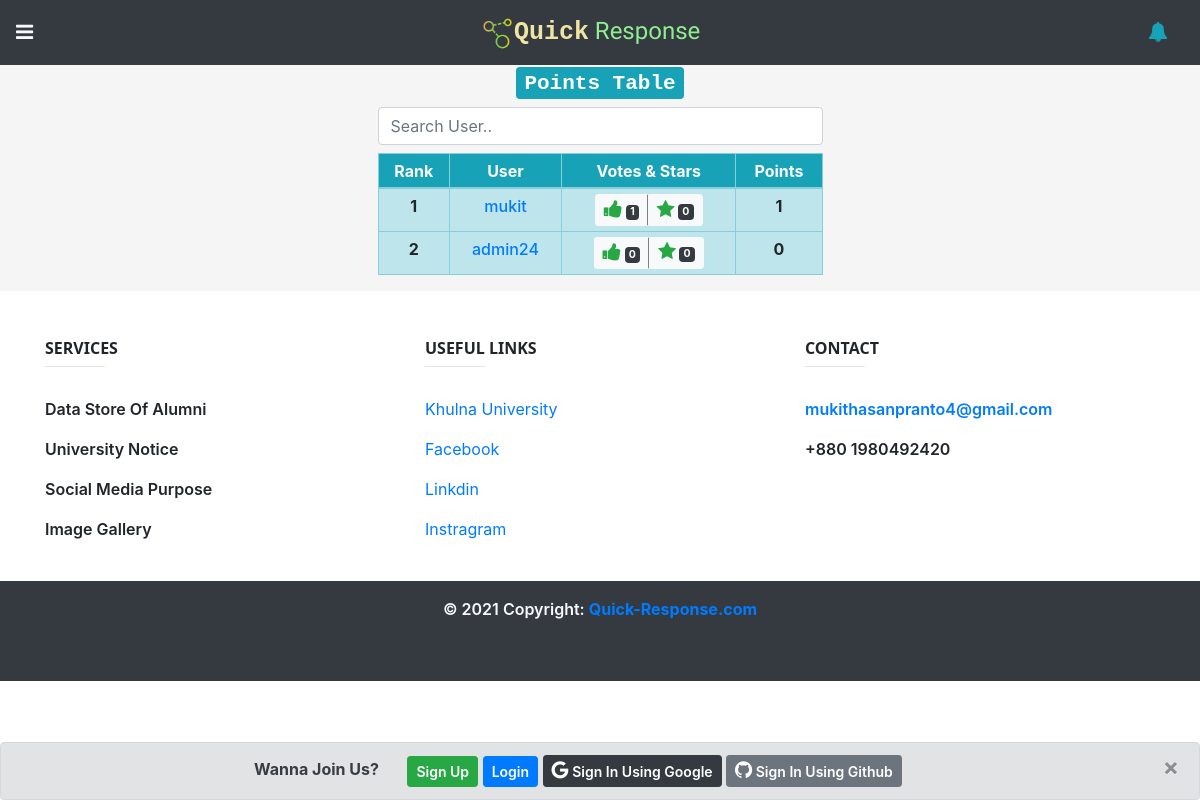
The page /points/ on the database as committed earlier.
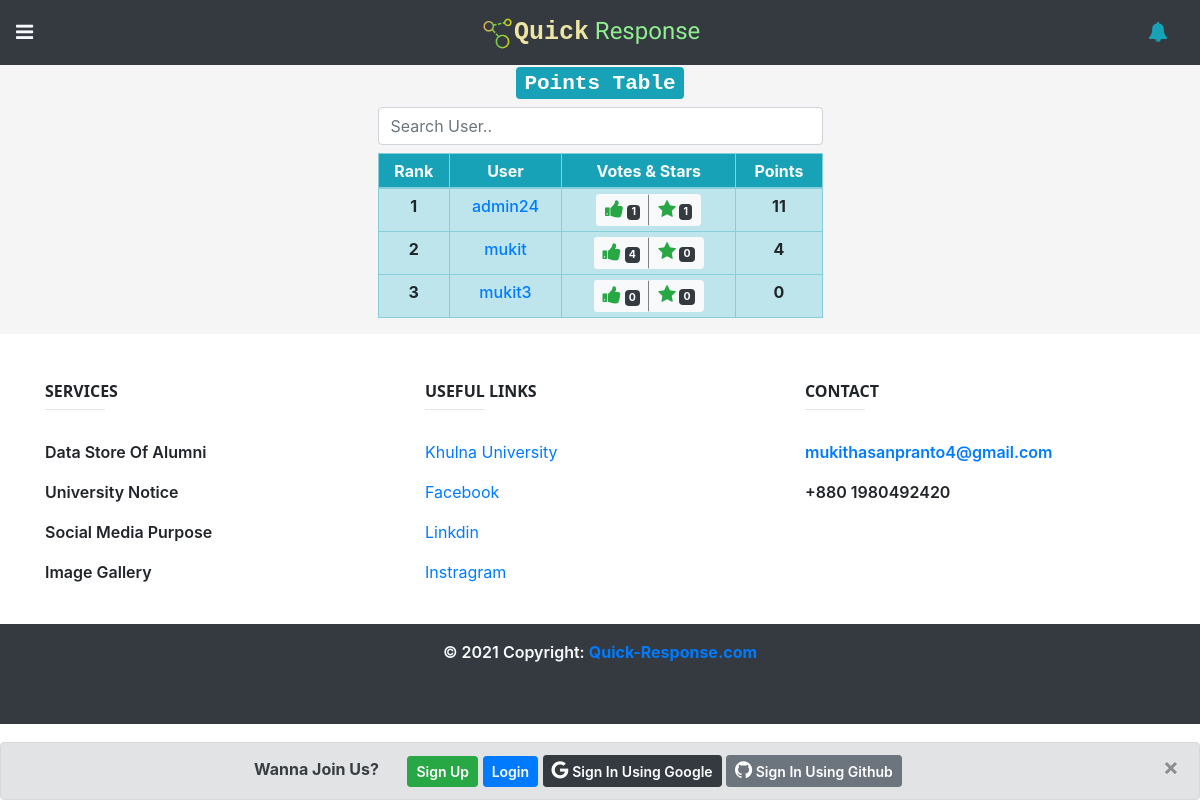
The same page on the database as committed later.
### home/models.py (models this page shows, shortened)
class Profile(models.Model):
    full_name = models.CharField(max_length=255)
    profile_picture = models.FileField(upload_to='uploads/')
    batch = models.CharField(max_length=50)
    student_id = models.CharField(max_length=50)
    address = models.CharField(max_length=100,blank=True)
    mobile = models.CharField(max_length=60,blank=True)
    facebook = models.URLField(max_length=60,blank=True)
    total_points = models.IntegerField(default=0)
    user = models.OneToOneField(settings.AUTH_USER_MODEL, on_delete=models.CASCADE,related_name="profile")

### problems/models.py (models this page shows, shortened)
class Solution(models.Model):
    author = models.ForeignKey(settings.AUTH_USER_MODEL,on_delete=models.CASCADE)
    s_body = RichTextUploadingField()
    created_on = models.DateTimeField(default=datetime.now)
    last_modified = models.DateTimeField(default=datetime.now)
    vote = models.IntegerField(default=0)
    best_answer = models.BooleanField(default=False)
    problem = models.ForeignKey('Problem', on_delete=models.CASCADE)

### home/views.py (the view)
# urls.py: path('points/',points_table,name='points'),
def points_table(request):
    profiles = Profile.objects.all().order_by('-total_points')
    context = {
        'profiles':profiles,
    }
    return render(request,'home/points.html',context)

### home/templatetags/custom_tags.py (called while the page is built)
def point_rank(points):
    profiles = Profile.objects.all().order_by('-total_points')
    for i in range(1,len(profiles)+1):
        if profiles[i-1].total_points == points:
            return i

def vote_count(user):
    voter = Solution.objects.filter(author=user)
    total_vote = 0
    for v in voter:
        total_vote+=v.vote
    return total_vote

def star_count(user):
    best_answer = Solution.objects.filter(Q(author=user) & Q(best_answer=True)).count()
    print('yo')
    return best_answer

### templates/home/points.html (shortened to what this page needs)
{% extends "base.html" %}
{% load static %}
{% block content %}
{% load custom_tags %}
<div style="background-color: whitesmoke;">
<div class="container">
    <h3 class="text-center"><span class="badge badge-info">Points Table</span></h3>
    <div class="row justify-content-center">
        <div class="col-lg-5">
            <input class="form-control mb-2" id="myInput" type="text" placeholder="Search User..">
            <div class="table-responsive">
                <table class="table table-bordered table-info table-sm">
                  <thead class="bg-info text-light">
                    <tr class="text-center">
                      <th>Rank</th>
                      <th>User</th>
                      <th>Votes & Stars</th>
                      <th>Points</th>
                    </tr>
                  </thead>
                  <tbody class="text-center" id="myTable">
                      {% for profile in profiles %}
                      <tr>
                          <td class="font-weight-bold">{{profile.total_points|point_rank}}</td>
                          <td id="user_td"><a href="{% url 'profile_view' profile.user.id %}" style="font-weight: 500;">{{profile.user.username}}</a></td>
                          <td>
                            <div class="btn-group btn-group-sm">
                                {% if profile.user|vote_count > -1 %}
                                <button type="button" class="btn btn-light" style="border-right: 2px grey solid;" data-toggle="tooltip" title="Net Vote"><i
                                    class="fa fa-thumbs-up text-success" style="font-size: 20px;"></i> <span class="badge badge-dark">{{profile.user|vote_count}}</span></button>
                                {% else %}
                                <button type="button" class="btn btn-light" style="border-right: 2px grey solid;" data-toggle="tooltip" title="Net Vote"><i
                                    class="fa fa-thumbs-down text-danger" style="font-size: 20px;"></i> <span class="badge badge-dark">{{profile.user|vote_count}}</span></button>
                                {% endif %}
                                <button type="button" class="btn btn-light" data-toggle="tooltip" title="Best Answer"><i
                                    class="fa fa-star text-success" style="font-size: 19px;"></i> <span class="badge badge-dark">{{profile.user|star_count}}</span></button>
                              </div>
                          </td>
                          <td class="font-weight-bold">{{profile.total_points}}</td>
                      </tr>
                      {% endfor %}
                  </tbody>
                </table>
              </div>
        </div>
    </div>
</div>
</div>
{% endblock %}

### templates/base.html (shortened to what this page needs)
<!DOCTYPE html>
<html lang="en">
{% load static %} {% load socialaccount %}
{% load notifications_tags %}
<head>
  <link rel="stylesheet" href="https://maxcdn.bootstrapcdn.com/bootstrap/4.5.2/css/bootstrap.min.css" />
  <link rel="stylesheet" href="https://cdnjs.cloudflare.com/ajax/libs/font-awesome/4.7.0/css/font-awesome.min.css" />
  <link rel="stylesheet" href="{% static 'style.css' %}" />
  <link rel="stylesheet" href="{% static 'owl.carousel.min.css' %}" />
</head>
<body>
  <nav class="navbar navbar-expand-sm bg-dark navbar-dark sticky-top">
    <ul class="navbar-nav mr-auto">
      <li class="nav-item">
        <a class="navbar-brand text-light" href="#" data-toggle="tooltip" title="Menu" id="menu_btn"><i
            class="fa fa-reorder" id="menu_icon"></i></a>
      </li>
    </ul>
    <ul class="navbar-nav m-auto">
      <li class="nav-item">
        <a class="navbar-brand" href="{% url 'home_view' %}"><img
            src="{% static 'images/logo.png' %}" alt="Logo" /><span class="nav-title" style="
                color: rgb(238, 228, 163);
                font-family: 'Courier New', Courier, monospace;
              " >Quick</span><span class="nav-title-1" style="color: lightgreen; font-family: var(--font-2);">
            Response</span></a>
      </li>
    </ul>
    <ul class="navbar-nav ml-auto">
      <li class="nav-item">
        <a class="navbar-brand text-light" id="noti" href="#" data-toggle="tooltip" title="Notification"><i
            class="fa fa-bell text-info"></i><sup class="{% if user.notifications.unread.count > 0 %}badge badge-danger{% else %}badge badge-success{% endif %}" style="padding: 2px">{{user.notifications.unread.count}}</sup></a>
      </li>
    </ul>
  </nav>
  <div id="main_content">{% block content %}{% endblock %}</div>
  {% if not request.user.is_authenticated %}
  <div class="alert alert-secondary alert-dismissible" id="auth_alert">
    <a href="#" class="close" data-dismiss="alert" aria-label="close">&times;</a>
    <strong class="pr-4">Wanna Join Us?</strong>
    <a href="{% url 'account_signup' %}"><button class="btn btn-success btn-sm">Sign Up</button></a>
    <a href="{% url 'account_login' %}?next={{request.path}}"><button class="btn btn-primary btn-sm">Login</button></a>
    <a href="{% provider_login_url 'google' %}?next={{request.path}}"><button class="btn btn-dark btn-sm">
        <i class="fa fa-google" style="font-size: 20px"></i> Sign In Using
        Google
      </button></a>
    <a href="{% provider_login_url 'github' %}?next={{request.path}}"><button class="btn btn-secondary btn-sm">
        <i class="fa fa-github" style="font-size: 20px"></i> Sign In Using
        Github
      </button></a>
  </div>
  {% endif %}
  <footer>
    <div class="container text-center text-md-left mt-5" id="main_content">
      <div class="row mt-3">
        <div class="col-md-4 col-lg-4 col-xl-4 mx-auto mb-4" style="font-weight: 600">
          <h6 class="text-uppercase font-weight-bold">Services</h6>
          <hr class="deep-purple accent-2 mb-4 mt-0 d-inline-block mx-auto" style="width: 60px" />
          <p>Data Store Of Alumni</p>
          <p>University Notice</p>
          <p>Social Media Purpose</p>
          <p>Image Gallery</p>
        </div>
        <div class="col-md-4 col-lg-4 col-xl-4 mx-auto mb-4">
          <h6 class="text-uppercase font-weight-bold">Useful links</h6>
          <hr class="deep-purple accent-2 mb-4 mt-0 d-inline-block mx-auto" style="width: 60px" />
          <p>
            <a href="#!">Khulna University</a>
          </p>
          <p>
            <a href="#!">Facebook</a>
          </p>
          <p>
            <a href="#!">Linkdin</a>
          </p>
          <p>
            <a href="#!">Instragram</a>
          </p>
        </div>
        <div class="col-md-4 col-lg-4 col-xl-4 mx-auto mb-md-0 mb-4" style="font-weight: 600">
          <h6 class="text-uppercase font-weight-bold">Contact</h6>
          <hr class="deep-purple accent-2 mb-4 mt-0 d-inline-block mx-auto" style="width: 60px" />
          <p>
            <a href="mailto:mukithasanpranto4@gmail.com">mukithasanpranto4@gmail.com</a>
          </p>
          <p>+880 1980492420</p>
        </div>
      </div>
    </div>
    <div class="footer-copyright text-center text-light pt-3 bg-dark" style="font-weight: 600; padding-bottom: 60px">
      © 2021 Copyright:
      <a href="{% url 'home_view' %}" style="font-weight: 700">
        Quick-Response.com</a>
    </div>
  </footer>
</body>
</html>

### home/static/style.css (style rules this page uses)
h1, h2, h3, h4, h5, h6, .my_font { font-family: "Courier New", Courier, monospace; }
.btn { font-weight: 600; }
#auth_alert { position: fixed; bottom: 0px; width: 100%; z-index: 1; margin-bottom: 0; text-align: center; }
h5, h6 { font-family: "Segoe UI", Tahoma, Geneva, Verdana, sans-serif; }

### templates/base.html (style rules this page uses)
:root { --font-1: 'Newsreader', serif; --font-2: 'Girassol', cursive; }
body { overflow-x: hidden !important; }
* { margin: 0 ; padding: 0 ; outline: none !important; }
img { max-width: 100%; vertical-align: middle; }
.nav-title { font-size: 25px; font-weight: 600; }
.nav-title-1 { font-size: 24px; }
.navbar-brand img { width: 33px; }

Rows that differ between the two databases and show on the page:
changed Profile "admin24": total_points|point_rank "2" → "1"; user|vote_count "0" → "1"; user|star_count "0" → "1"; total_points "0" → "11"; moves up the list
changed Profile "mukit": total_points|point_rank "1" → "2"; user|vote_count "1" → "4"; total_points "1" → "4"
added Profile: total_points|point_rank "3", user.username "mukit3", user|vote_count "0", user|star_count "0", total_points "0"
